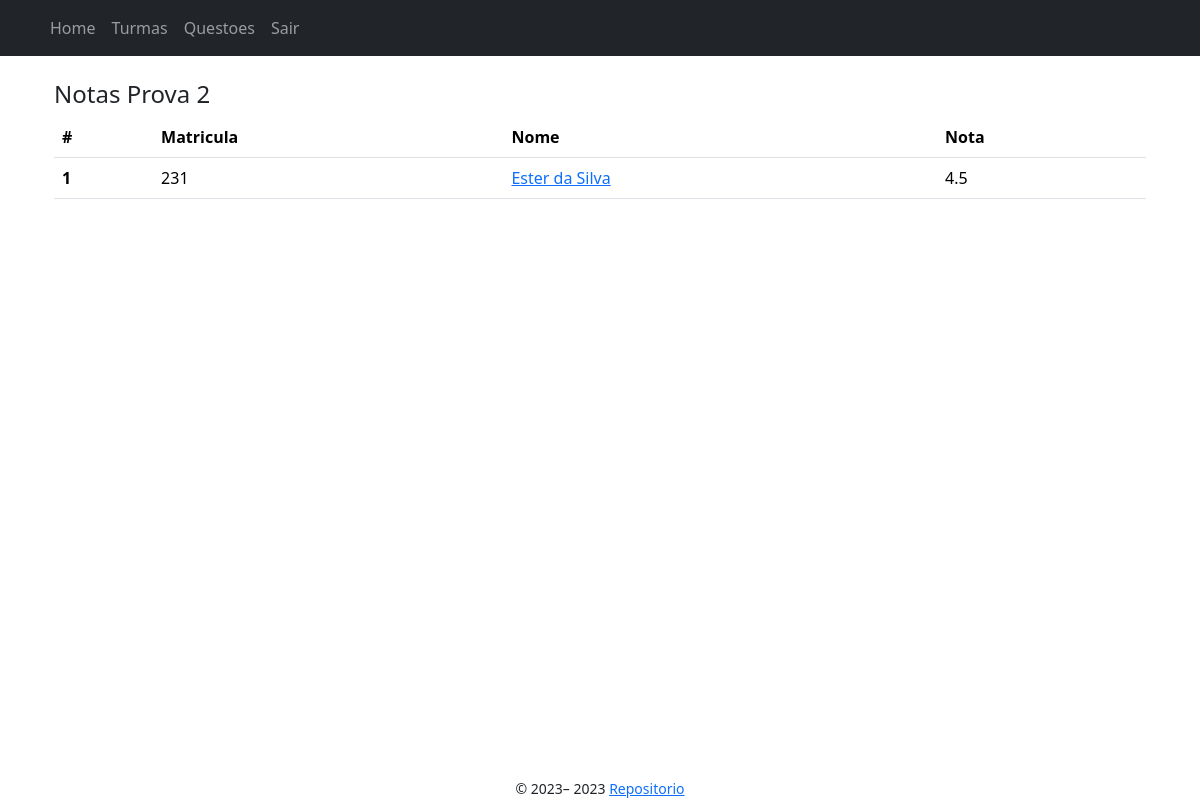
The app's page /turmas/1/exames/2/notas (signed in) with its own data.
### app/models/professor.py (models this page shows, shortened)
class Professor(Usuario):
    __tablename__ = "professor"
    id = db.Column(db.Integer, db.ForeignKey('usuario.id'), primary_key=True)
    turmas = db.relationship('Turma', backref='prof_turmas', lazy=True) #1 to N
    questoes = db.relationship('Questao', backref='prof_questoes', lazy=True) #1 to N
    exames = db.relationship('Exame', backref='prof_exames', lazy=True) #1 to N

### app/models/exame.py (models this page shows, shortened)
class Exame(db.Model):
    __tablename__ = "exame"
    id = db.Column(db.Integer, primary_key=True)
    data_inicio = db.Column(db.DateTime, nullable=True)
    data_fim = db.Column(db.DateTime, nullable=True)
    nome = db.Column(db.String(255))
    nota_exame = db.Column(db.Float)
    professor_id = db.Column(db.Integer, db.ForeignKey('professor.id'), nullable=False)
    turma_id = db.Column(db.Integer, db.ForeignKey('turma.id'), nullable=False)
    notas = db.relationship('NotasExames', backref='exame_notas') #1 to N
    respostas = db.relationship('RespostaQuestaoExame', backref='exame_respostas') #1 to N
    questoes = db.relationship("QuestaoExame", back_populates="exame", cascade="all, delete-orphan") # N to N

### app/models/notas_exame.py (models this page shows, shortened)
class NotasExames(db.Model):
    __tablename__ = "notas_exames"
    exame_id = db.Column(db.Integer, db.ForeignKey('exame.id'), primary_key=True)
    estudante_id = db.Column(db.Integer, db.ForeignKey('estudante.id'), primary_key=True)
    nota_exame_estudante = db.Column(db.Float)

### app/models/usuario.py (models this page shows, shortened)
class Usuario(UserMixin,db.Model):
    id = db.Column(db.Integer, primary_key=True)
    nome = db.Column(db.String(150), nullable=False)
    matricula = db.Column(db.String(15), unique=True, nullable=False)
    email = db.Column(db.String(100), unique=True, nullable=False)
    senha = db.Column(db.String(200), nullable=False)
    tipo_usuario = db.Column(
        Enum("estudante", "professor", name="tipo_usuario"), nullable=False)

### app/controllers/exames_controller.py (the view)
@bp.route("<int:exame_id>/notas", methods=['GET'])
@login_required
def notas(turma_id: int, exame_id: int) -> render_template:
    if current_user.tipo_usuario == "estudante":
        flash("Você não tem permissão realizar esta operação")
        return redirect(url_for("turmas.show", turma_id=turma_id))
    notas_exame = db.session.query(NotasExames, Estudante).join(Estudante).filter(NotasExames.exame_id == exame_id).all()
    exame = Exame.query.filter_by(id=exame_id).first()
    return render_template("exames/notas_exame.jinja2", notas_exame=notas_exame, exame=exame, turma_id=turma_id)

### app/templates/exames/notas_exame.jinja2 (shortened to what this page needs)
{% extends "./base.jinja2" %}
{% from 'bootstrap5/utils.html' import render_icon %}
{% block content %}
<div class="container">
    <h4> Notas {{ exame.nome }}</h4>
    <table class="table">
        <thead>
            <tr>
            <th scope="col">#</th>
            <th scope="col">Matricula</th>
            <th scope="col">Nome</th>
            <th scope="col">Nota</th>
            </tr>
        </thead>
        <tbody>
            {% for nota_exame, estudante in notas_exame %}
                <tr>
                <th scope="row">{{loop.index}}</th>
                <td> {{ estudante.matricula }} </td>
                <td> <a href="{{ url_for('turmas.exames.resposta_exame', turma_id=turma_id, exame_id=exame.id, estudante_id=estudante.id) }}">
                    {{ estudante.nome }}
                    </a>
                </td>
                <td> {{ nota_exame.nota_exame_estudante }}</td>
                </tr>
            {% endfor %}
        </tbody>
    </table>
</div>
{% endblock %}

### app/templates/base.jinja2 (shortened to what this page needs)
{% from 'bootstrap5/utils.html' import render_messages %}
{% from 'bootstrap5/form.html' import render_form %}
{% from 'bootstrap5/nav.html' import render_nav_item, render_breadcrumb_item %}
<!doctype html>
<html lang="en">
<head>
    {% block head %}
    {% block styles %}
    {{ bootstrap.load_css() }}
    <link rel="stylesheet" type="text/css" href="{{ url_for('static', filename='css/style.css') }}">
    {% endblock %}
    {% endblock %}
</head>
<body>
    <head>
        {% if current_user.is_authenticated %}
            <nav class="navbar navbar-expand-lg navbar-dark bg-dark mb-4">
                <div class="container">
                    <div class="collapse navbar-collapse" id="navbarSupportedContent">
                        <ul class="navbar-nav mr-auto">
                            {{ render_nav_item("index.index", "Home") }}
                            {{ render_nav_item("turmas.index", "Turmas") }}
                            {% if current_user.tipo_usuario == "professor" %}
                                {{ render_nav_item("questoes.index", "Questoes", professor_id=current_user.id) }}
                            {% endif %}
                            {{ render_nav_item("auth.logout", "Sair") }}
                        </ul>
                    </div>
                </div>
            </nav>
        {% endif %}
    </head>
    <main class="container">
        {% block content %}{% endblock %}
    </main>
    <footer class="text-center">
        {% block footer %}
        <small> &copy; 2023–
            <a href="https://github.com/zeroCass/unb-web" target="_blank">Repositorio</a>
        </small>
        {% endblock %}
    </footer>
</body>
</html>

### app/static/css/style.css (style rules this page uses)
* { box-sizing: border-box; margin: 0; padding: 0; }
body { display: grid; min-height: 100vh; min-width: 100vw; grid-template-columns: 1fr; grid-template-rows: auto 1fr auto; grid-template-areas: "header" "main" "footer"; }
main { grid-area: main; }
footer { grid-area: footer; }

### records on screen
Professor: id "Questoes"
Exame: nome "Prova 2"
NotasExames: matricula "231", nome "Ester da Silva", nota_exame_estudante "4.5"

### other values on screen
{{ render_nav_item("index.index", "Home") }} "Home"
{{ render_nav_item("turmas.index", "Turmas") }} "Turmas"
{{ render_nav_item("auth.logout", "Sair") }} "Sair"
